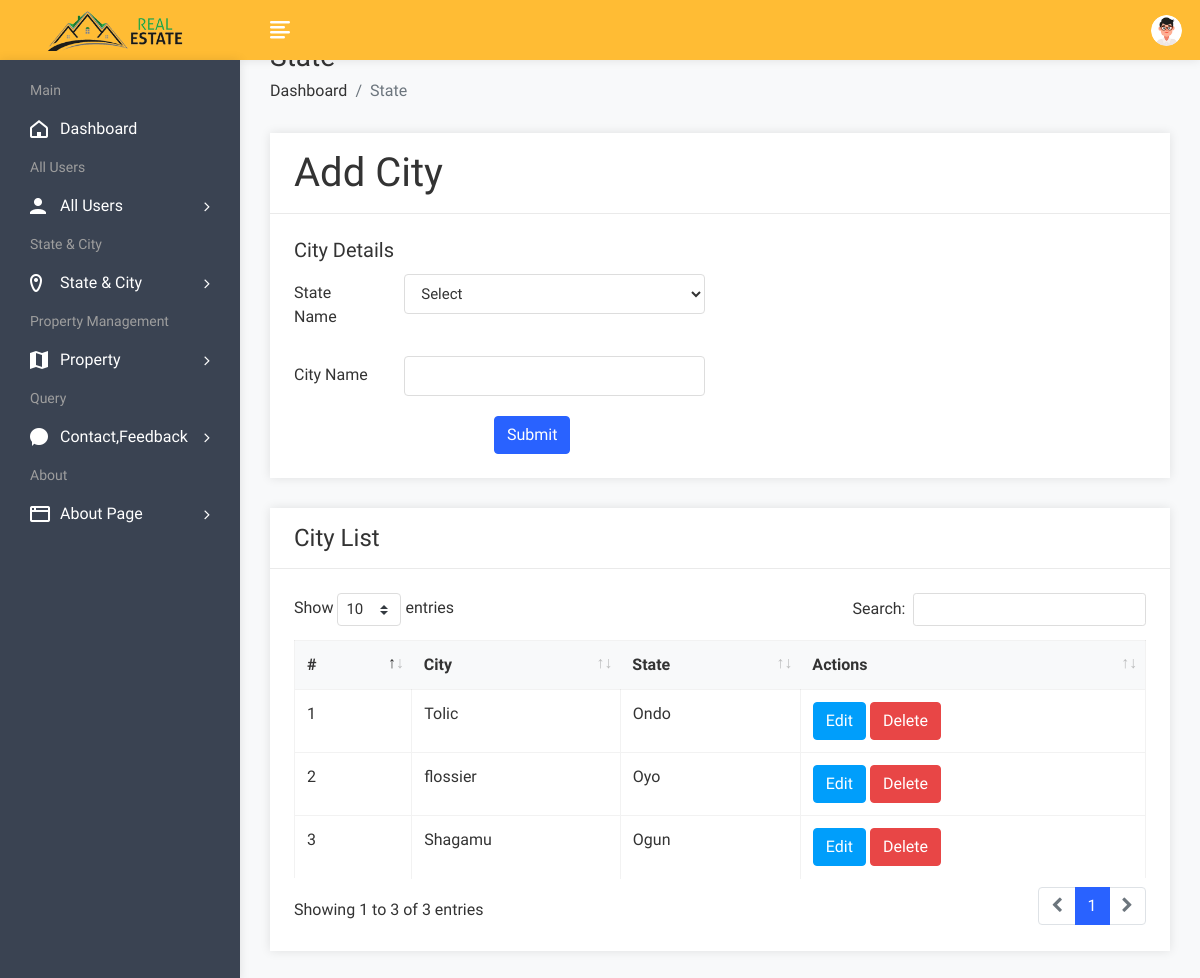
Screenshot of /admin/cityadd.php (signed in) with the database file from the repository.
### tables this page shows
CREATE TABLE `city` (
  `cid` int(11) NOT NULL,
  `cname` varchar(100) NOT NULL,
  `sid` int(50) NOT NULL
);

CREATE TABLE `state` (
  `sid` int(11) NOT NULL,
  `sname` varchar(100) NOT NULL
);

### admin/cityadd.php (the view, shortened to what this page needs)
<!DOCTYPE html>
<html lang="en">
<?php include "inc/heder1.php" ?>
			<?php include("header.php");?>
            <div class="page-wrapper">
                <div class="content container-fluid">
					<div class="page-header">
						<div class="row">
							<div class="col">
								<h3 class="page-title">State</h3>
								<ul class="breadcrumb">
									<li class="breadcrumb-item"><a href="dashboard.php">Dashboard</a></li>
									<li class="breadcrumb-item active">State</li>
								</ul>
							</div>
						</div>
					</div>
					<div class="row">
						<div class="col-md-12">
							<div class="card">
								<div class="card-header">
									<h1 class="card-title">Add City</h1>
								</div>
								<form method="post" id="insert product" enctype="multipart/form-data">
									<div class="card-body">
											<div class="row">
												<div class="col-xl-6">
													<h5 class="card-title">City Details</h5>
													<div class="form-group row">
														<label class="col-lg-3 col-form-label">State Name</label>
														<div class="col-lg-9" >
															<select class="form-control" name="state">
																<option value="">Select</option>
															</select>
														</div>
													</div>
													<div class="form-group row">
														<label class="col-lg-3 col-form-label">City Name</label>
														<div class="col-lg-9">
															<input type="text" class="form-control" name="city">
														</div>
													</div>
												</div>
											</div>
											<div class="text-left">
												<input type="submit" class="btn btn-primary"  value="Submit" name="insert" style="margin-left:200px;">
											</div>
									</div>
								</form>
							</div>
						</div>
					</div>
				<div class="row">
						<div class="col-sm-12">
							<div class="card">
								<div class="card-header">
									<h4 class="card-title">City List</h4>
								</div>
								<div class="card-body">
									<table id="basic-datatable" class="table table-bordered table-hover">
                                            <thead>
                                                <tr>
                                                    <th>#</th>
                                                    <th>City</th>
													<th>State</th>
													<th>Actions</th>
                                                </tr>
                                            </thead>
                                            <tbody>
											<?php
												$query=mysqli_query($con,"SELECT city.*,state.sname FROM city,state WHERE city.sid=state.sid");
												$cnt=1;
												while($row=mysqli_fetch_array($query))
													{
											?>
                                                <tr>
                                                    <td><?php echo $cnt; ?></td>
                                                    <td><?php echo $row['cname']; ?></td>
													<td><?php echo $row['sname']; ?></td>
													<td><a href="cityedit.php?id=<?php echo $row['cid']; ?>"><button class="btn btn-info">Edit</button></a>
                                                   <a href="citydelete.php?id=<?php echo $row['cid']; ?>"><button class="btn btn-danger">Delete</button></a></td>
                                                </tr>
                                                <?php $cnt=$cnt+1; } ?>
                                            </tbody>
                                        </table>
								</div>
							</div>
						</div>
					</div>
				</div>
			</div>
		<?php include "inc/footer.php" ?>

### rows the page displays
city: cname "Tolic", sid.sname "Ondo"
city: cname "flossier", sid.sname "Oyo"
city: cname "Shagamu", sid.sname "Ogun"
